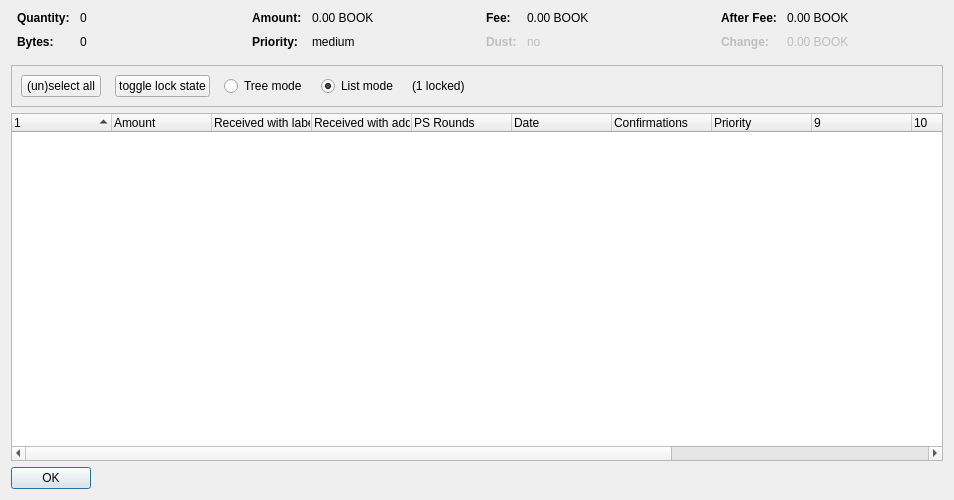
<?xml version="1.0" encoding="UTF-8"?>
<ui version="4.0">
 <class>CoinControlDialog</class>
 <widget class="QDialog" name="CoinControlDialog">
  <property name="geometry">
   <rect>
    <x>0</x>
    <y>0</y>
    <width>954</width>
    <height>500</height>
   </rect>
  </property>
  <property name="windowTitle">
   <string>Coin Selection</string>
  </property>
  <layout class="QVBoxLayout" name="verticalLayout">
   <item>
    <layout class="QHBoxLayout" name="horizontalLayoutTop" stretch="0,0,0,0">
     <property name="topMargin">
      <number>0</number>
     </property>
     <property name="bottomMargin">
      <number>10</number>
     </property>
     <item>
      <layout class="QFormLayout" name="formLayoutCoinControl1">
       <property name="horizontalSpacing">
        <number>10</number>
       </property>
       <property name="verticalSpacing">
        <number>10</number>
       </property>
       <property name="leftMargin">
        <number>6</number>
       </property>
       <property name="rightMargin">
        <number>6</number>
       </property>
       <item row="0" column="0">
        <widget class="QLabel" name="labelCoinControlQuantityText">
         <property name="font">
          <font>
           <weight>75</weight>
           <bold>true</bold>
          </font>
         </property>
         <property name="text">
          <string>Quantity:</string>
         </property>
        </widget>
       </item>
       <item row="0" column="1">
        <widget class="QLabel" name="labelCoinControlQuantity">
         <property name="cursor">
          <cursorShape>IBeamCursor</cursorShape>
         </property>
         <property name="contextMenuPolicy">
          <enum>Qt::ActionsContextMenu</enum>
         </property>
         <property name="text">
          <string notr="true">0</string>
         </property>
         <property name="textInteractionFlags">
          <set>Qt::LinksAccessibleByMouse|Qt::TextSelectableByKeyboard|Qt::TextSelectableByMouse</set>
         </property>
        </widget>
       </item>
       <item row="1" column="0">
        <widget class="QLabel" name="labelCoinControlBytesText">
         <property name="font">
          <font>
           <weight>75</weight>
           <bold>true</bold>
          </font>
         </property>
         <property name="text">
          <string>Bytes:</string>
         </property>
        </widget>
       </item>
       <item row="1" column="1">
        <widget class="QLabel" name="labelCoinControlBytes">
         <property name="cursor">
          <cursorShape>IBeamCursor</cursorShape>
         </property>
         <property name="contextMenuPolicy">
          <enum>Qt::ActionsContextMenu</enum>
         </property>
         <property name="text">
          <string notr="true">0</string>
         </property>
         <property name="textInteractionFlags">
          <set>Qt::LinksAccessibleByMouse|Qt::TextSelectableByKeyboard|Qt::TextSelectableByMouse</set>
         </property>
        </widget>
       </item>
      </layout>
     </item>
     <item>
      <layout class="QFormLayout" name="formLayoutCoinControl2">
       <property name="horizontalSpacing">
        <number>10</number>
       </property>
       <property name="verticalSpacing">
        <number>10</number>
       </property>
       <property name="leftMargin">
        <number>6</number>
       </property>
       <property name="rightMargin">
        <number>6</number>
       </property>
       <item row="0" column="0">
        <widget class="QLabel" name="labelCoinControlAmountText">
         <property name="font">
          <font>
           <weight>75</weight>
           <bold>true</bold>
          </font>
         </property>
         <property name="text">
          <string>Amount:</string>
         </property>
        </widget>
       </item>
       <item row="0" column="1">
        <widget class="QLabel" name="labelCoinControlAmount">
         <property name="cursor">
          <cursorShape>IBeamCursor</cursorShape>
         </property>
         <property name="contextMenuPolicy">
          <enum>Qt::ActionsContextMenu</enum>
         </property>
         <property name="text">
          <string notr="true">0.00 BOOK</string>
         </property>
         <property name="textInteractionFlags">
          <set>Qt::LinksAccessibleByMouse|Qt::TextSelectableByKeyboard|Qt::TextSelectableByMouse</set>
         </property>
        </widget>
       </item>
       <item row="1" column="0">
        <widget class="QLabel" name="labelCoinControlPriorityText">
         <property name="font">
          <font>
           <weight>75</weight>
           <bold>true</bold>
          </font>
         </property>
         <property name="text">
          <string>Priority:</string>
         </property>
        </widget>
       </item>
       <item row="1" column="1">
        <widget class="QLabel" name="labelCoinControlPriority">
         <property name="cursor">
          <cursorShape>IBeamCursor</cursorShape>
         </property>
         <property name="contextMenuPolicy">
          <enum>Qt::ActionsContextMenu</enum>
         </property>
         <property name="text">
          <string>medium</string>
         </property>
         <property name="textInteractionFlags">
          <set>Qt::LinksAccessibleByMouse|Qt::TextSelectableByKeyboard|Qt::TextSelectableByMouse</set>
         </property>
        </widget>
       </item>
      </layout>
     </item>
     <item>
      <layout class="QFormLayout" name="formLayoutCoinControl3">
       <property name="horizontalSpacing">
        <number>10</number>
       </property>
       <property name="verticalSpacing">
        <number>10</number>
       </property>
       <property name="leftMargin">
        <number>6</number>
       </property>
       <property name="rightMargin">
        <number>6</number>
       </property>
       <item row="0" column="0">
        <widget class="QLabel" name="labelCoinControlFeeText">
         <property name="font">
          <font>
           <weight>75</weight>
           <bold>true</bold>
          </font>
         </property>
         <property name="text">
          <string>Fee:</string>
         </property>
        </widget>
       </item>
       <item row="0" column="1">
        <widget class="QLabel" name="labelCoinControlFee">
         <property name="cursor">
          <cursorShape>IBeamCursor</cursorShape>
         </property>
         <property name="contextMenuPolicy">
          <enum>Qt::ActionsContextMenu</enum>
         </property>
         <property name="text">
          <string notr="true">0.00 BOOK</string>
         </property>
         <property name="textInteractionFlags">
          <set>Qt::LinksAccessibleByMouse|Qt::TextSelectableByKeyboard|Qt::TextSelectableByMouse</set>
         </property>
        </widget>
       </item>
       <item row="1" column="0">
        <widget class="QLabel" name="labelCoinControlLowOutputText">
         <property name="enabled">
          <bool>false</bool>
         </property>
         <property name="font">
          <font>
           <weight>75</weight>
           <bold>true</bold>
          </font>
         </property>
         <property name="text">
          <string>Dust:</string>
         </property>
        </widget>
       </item>
       <item row="1" column="1">
        <widget class="QLabel" name="labelCoinControlLowOutput">
         <property name="enabled">
          <bool>false</bool>
         </property>
         <property name="cursor">
          <cursorShape>IBeamCursor</cursorShape>
         </property>
         <property name="contextMenuPolicy">
          <enum>Qt::ActionsContextMenu</enum>
         </property>
         <property name="text">
          <string>no</string>
         </property>
         <property name="textInteractionFlags">
          <set>Qt::LinksAccessibleByMouse|Qt::TextSelectableByKeyboard|Qt::TextSelectableByMouse</set>
         </property>
        </widget>
       </item>
      </layout>
     </item>
     <item>
      <layout class="QFormLayout" name="formLayoutCoinControl4">
       <property name="horizontalSpacing">
        <number>10</number>
       </property>
       <property name="verticalSpacing">
        <number>10</number>
       </property>
       <property name="leftMargin">
        <number>6</number>
       </property>
       <property name="rightMargin">
        <number>6</number>
       </property>
       <item row="0" column="0">
        <widget class="QLabel" name="labelCoinControlAfterFeeText">
         <property name="font">
          <font>
           <weight>75</weight>
           <bold>true</bold>
          </font>
         </property>
         <property name="text">
          <string>After Fee:</string>
         </property>
        </widget>
       </item>
       <item row="0" column="1">
        <widget class="QLabel" name="labelCoinControlAfterFee">
         <property name="cursor">
          <cursorShape>IBeamCursor</cursorShape>
         </property>
         <property name="contextMenuPolicy">
          <enum>Qt::ActionsContextMenu</enum>
         </property>
         <property name="text">
          <string notr="true">0.00 BOOK</string>
         </property>
         <property name="textInteractionFlags">
          <set>Qt::LinksAccessibleByMouse|Qt::TextSelectableByKeyboard|Qt::TextSelectableByMouse</set>
         </property>
        </widget>
       </item>
       <item row="1" column="0">
        <widget class="QLabel" name="labelCoinControlChangeText">
         <property name="enabled">
          <bool>false</bool>
         </property>
         <property name="font">
          <font>
           <weight>75</weight>
           <bold>true</bold>
          </font>
         </property>
         <property name="text">
          <string>Change:</string>
         </property>
        </widget>
       </item>
       <item row="1" column="1">
        <widget class="QLabel" name="labelCoinControlChange">
         <property name="enabled">
          <bool>false</bool>
         </property>
         <property name="cursor">
          <cursorShape>IBeamCursor</cursorShape>
         </property>
         <property name="contextMenuPolicy">
          <enum>Qt::ActionsContextMenu</enum>
         </property>
         <property name="text">
          <string notr="true">0.00 BOOK</string>
         </property>
         <property name="textInteractionFlags">
          <set>Qt::LinksAccessibleByMouse|Qt::TextSelectableByKeyboard|Qt::TextSelectableByMouse</set>
         </property>
        </widget>
       </item>
      </layout>
     </item>
    </layout>
   </item>
   <item>
    <widget class="QFrame" name="frame">
     <property name="minimumSize">
      <size>
       <width>0</width>
       <height>40</height>
      </size>
     </property>
     <property name="frameShape">
      <enum>QFrame::StyledPanel</enum>
     </property>
     <property name="frameShadow">
      <enum>QFrame::Sunken</enum>
     </property>
     <layout class="QHBoxLayout" name="horizontalLayout">
      <item>
       <layout class="QHBoxLayout" name="horizontalLayoutPanel" stretch="0,0,0,0,0,0">
        <property name="spacing">
         <number>14</number>
        </property>
        <item>
         <widget class="QPushButton" name="pushButtonSelectAll">
          <property name="sizePolicy">
           <sizepolicy hsizetype="Maximum" vsizetype="Fixed">
            <horstretch>0</horstretch>
            <verstretch>0</verstretch>
           </sizepolicy>
          </property>
          <property name="text">
           <string>(un)select all</string>
          </property>
          <property name="autoDefault">
           <bool>false</bool>
          </property>
         </widget>
        </item>
        <item>
         <widget class="QPushButton" name="pushButtonToggleLock">
          <property name="sizePolicy">
           <sizepolicy hsizetype="Maximum" vsizetype="Fixed">
            <horstretch>0</horstretch>
            <verstretch>0</verstretch>
           </sizepolicy>
          </property>
          <property name="text">
           <string>toggle lock state</string>
          </property>
          <property name="autoDefault">
           <bool>false</bool>
          </property>
         </widget>
        </item>
        <item>
         <widget class="QRadioButton" name="radioTreeMode">
          <property name="sizePolicy">
           <sizepolicy hsizetype="Maximum" vsizetype="Fixed">
            <horstretch>0</horstretch>
            <verstretch>0</verstretch>
           </sizepolicy>
          </property>
          <property name="text">
           <string>Tree mode</string>
          </property>
         </widget>
        </item>
        <item>
         <widget class="QRadioButton" name="radioListMode">
          <property name="sizePolicy">
           <sizepolicy hsizetype="Maximum" vsizetype="Fixed">
            <horstretch>0</horstretch>
            <verstretch>0</verstretch>
           </sizepolicy>
          </property>
          <property name="text">
           <string>List mode</string>
          </property>
          <property name="checked">
           <bool>true</bool>
          </property>
         </widget>
        </item>
        <item>
         <widget class="QLabel" name="labelLocked">
          <property name="text">
           <string>(1 locked)</string>
          </property>
         </widget>
        </item>
        <item>
         <spacer name="horizontalSpacer">
          <property name="orientation">
           <enum>Qt::Horizontal</enum>
          </property>
          <property name="sizeHint" stdset="0">
           <size>
            <width>40</width>
            <height>20</height>
           </size>
          </property>
         </spacer>
        </item>
       </layout>
      </item>
     </layout>
    </widget>
   </item>
   <item>
    <widget class="CoinControlTreeWidget" name="treeWidget">
     <property name="contextMenuPolicy">
      <enum>Qt::CustomContextMenu</enum>
     </property>
     <property name="sortingEnabled">
      <bool>false</bool>
     </property>
     <property name="columnCount">
      <number>13</number>
     </property>
     <attribute name="headerShowSortIndicator" stdset="0">
      <bool>true</bool>
     </attribute>
     <attribute name="headerStretchLastSection">
      <bool>false</bool>
     </attribute>
     <column>
      <property name="text">
       <string/>
      </property>
     </column>
     <column>
      <property name="text">
       <string>Amount</string>
      </property>
     </column>
     <column>
      <property name="text">
       <string>Received with label</string>
      </property>
     </column>
     <column>
      <property name="text">
       <string>Received with address</string>
      </property>
     </column>
     <column>
      <property name="text">
       <string>PS Rounds</string>
      </property>
     </column>
     <column>
      <property name="text">
       <string>Date</string>
      </property>
     </column>
     <column>
      <property name="text">
       <string>Confirmations</string>
      </property>
      <property name="toolTip">
       <string>Confirmed</string>
      </property>
     </column>
     <column>
      <property name="text">
       <string>Priority</string>
      </property>
     </column>
     <column>
      <property name="text">
       <string/>
      </property>
     </column>
     <column>
      <property name="text">
       <string/>
      </property>
     </column>
     <column>
      <property name="text">
       <string/>
      </property>
     </column>
     <column>
      <property name="text">
       <string/>
      </property>
     </column>
     <column>
      <property name="text">
       <string/>
      </property>
     </column>
    </widget>
   </item>
   <item>
    <widget class="QDialogButtonBox" name="buttonBox">
     <property name="sizePolicy">
      <sizepolicy hsizetype="Maximum" vsizetype="Fixed">
       <horstretch>0</horstretch>
       <verstretch>0</verstretch>
      </sizepolicy>
     </property>
     <property name="orientation">
      <enum>Qt::Horizontal</enum>
     </property>
     <property name="standardButtons">
      <set>QDialogButtonBox::Ok</set>
     </property>
    </widget>
   </item>
  </layout>
 </widget>
 <customwidgets>
  <customwidget>
   <class>CoinControlTreeWidget</class>
   <extends>QTreeWidget</extends>
   <header>coincontroltreewidget.h</header>
  </customwidget>
 </customwidgets>
 <resources/>
 <connections/>
</ui>
